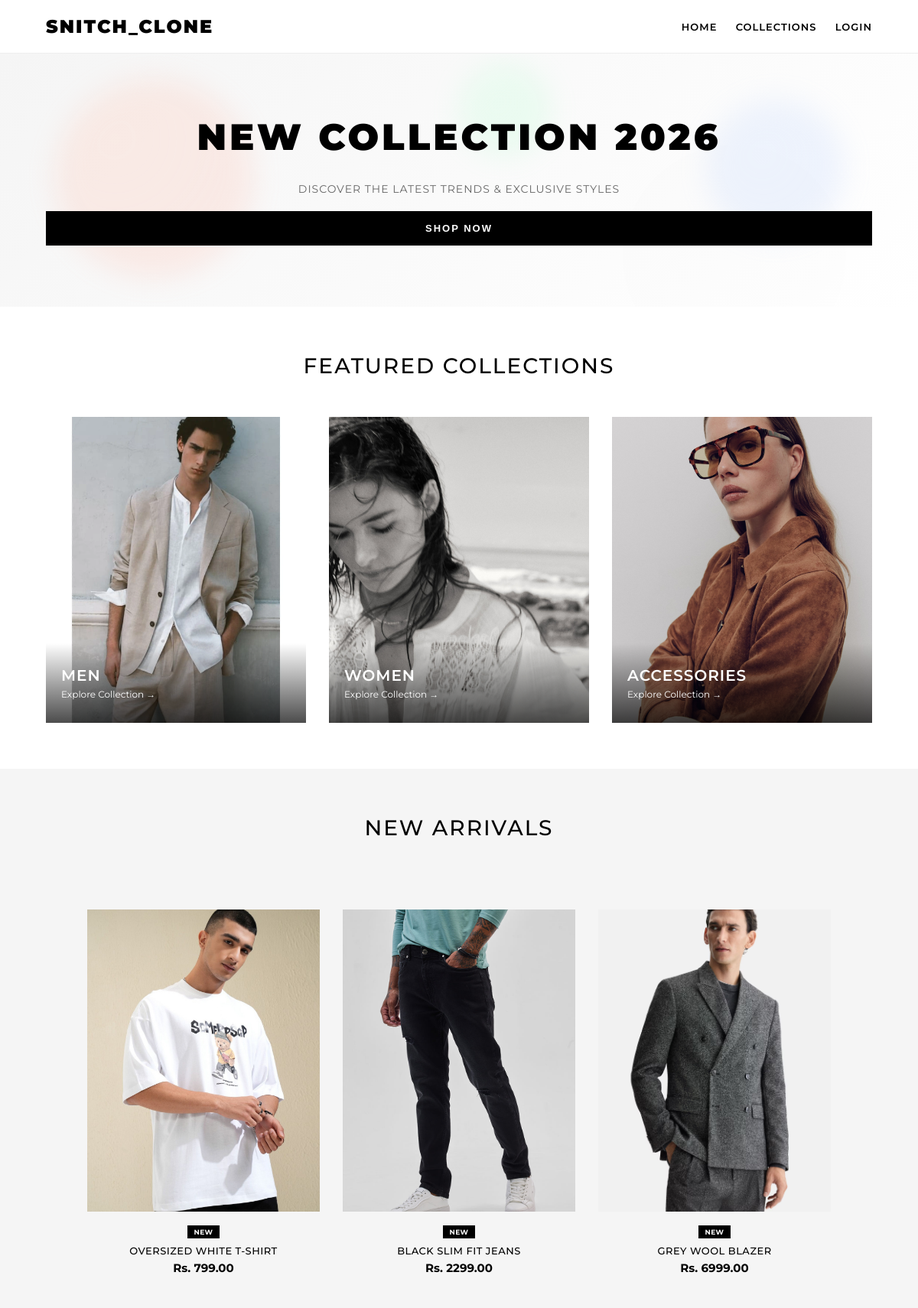
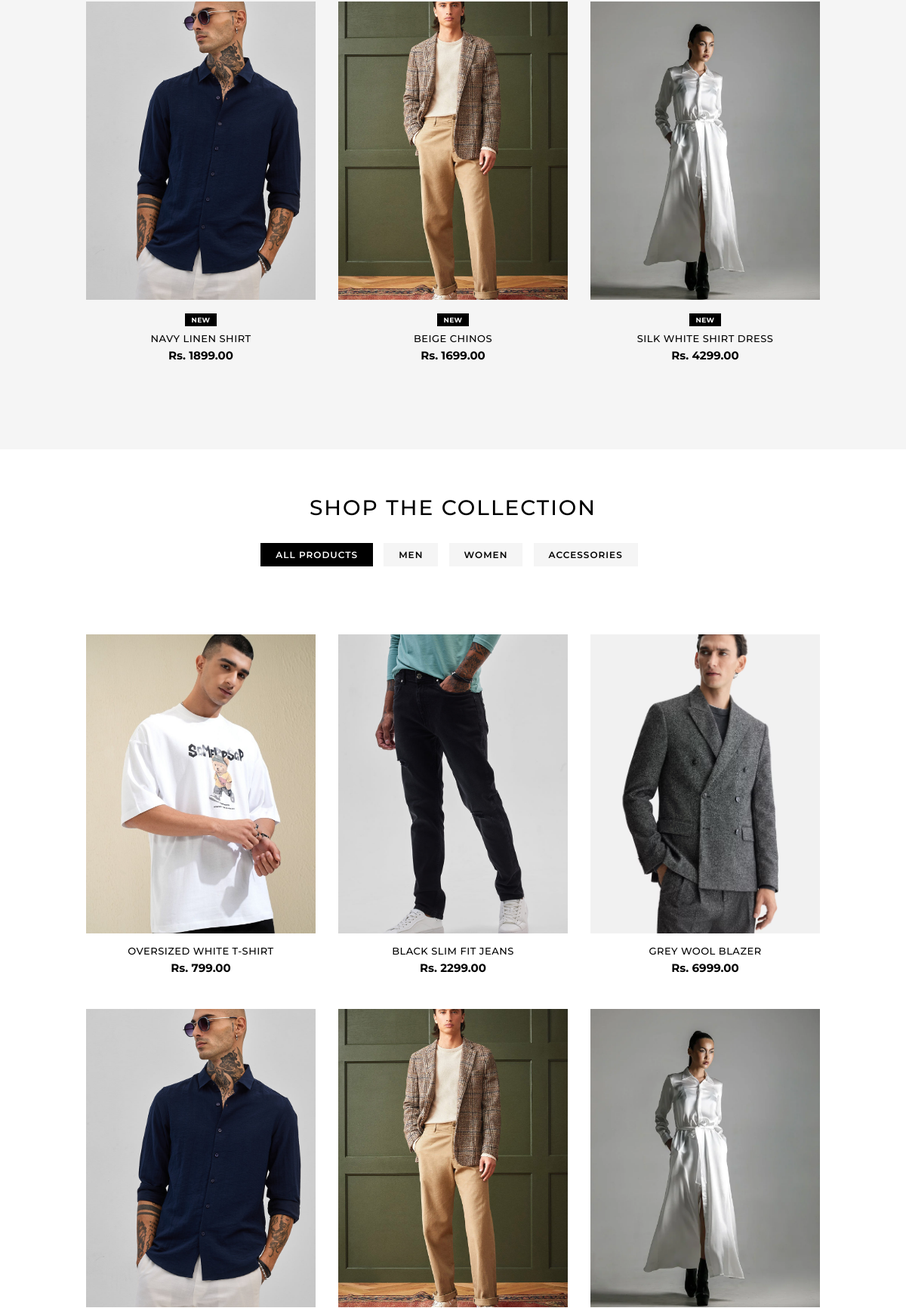
The page / (upper part) on the database its author committed (2 pictures, top to bottom).
### store/models.py (models this page shows, shortened)
class Category(models.Model):
    name = models.CharField(max_length=100)
    description = models.TextField(blank=True)
    image = models.ImageField(upload_to='categories/', blank=True)
    class Meta:
        verbose_name_plural = "Categories"

class Product(models.Model):
    name = models.CharField(max_length=200)
    price = models.DecimalField(max_digits=10, decimal_places=2)
    image_main = models.ImageField(upload_to='products/')
    image_hover = models.ImageField(upload_to='products/')
    description = models.TextField(blank=True)
    stock = models.IntegerField(default=10)
    is_new = models.BooleanField(default=True)
    category = models.ForeignKey(Category, on_delete=models.SET_NULL, null=True, blank=True)

### store/views.py (the view)
# urls.py: 2. Add a URL to urlpatterns:  path('', views.home, name='home')
def home(request):
    category_id = request.GET.get('category')
    if category_id:
        products = Product.objects.filter(category_id=category_id)
    else:
        products = Product.objects.all()
    categories = Category.objects.all()
    new_products = Product.objects.filter(is_new=True)[:6]
    return render(request, 'home.html', {
        'products': products,
        'categories': categories,
        'new_products': new_products,
        'selected_category': category_id
    })

### templates/home.html (shortened to what this page needs)
{% extends 'base.html' %}
{% block content %}
<div class="hero" style="background: linear-gradient(135deg, #f5f5f5 0%, #ffffff 100%); padding: 80px 5%; text-align: center;">
    <div class="hero-decor">
        <div class="float float-1"></div>
        <div class="float float-2"></div>
        <div class="float float-3"></div>
    </div>
    <h1 class="hero-title" style="font-size: 48px; font-weight: 900; letter-spacing: 4px; margin: 0 0 20px 0;">NEW COLLECTION 2026</h1>
    <p class="hero-sub" style="font-size: 14px; color: #666; letter-spacing: 1px; margin: 0 0 30px 0;">DISCOVER THE LATEST TRENDS & EXCLUSIVE STYLES</p>
    <a href="#shop" style="text-decoration: none;">
        <button class="btn-black hero-cta" style="padding: 15px 40px; font-size: 13px;">SHOP NOW</button>
    </a>
</div>
<div style="padding: 60px 5%;">
    <h2 style="text-align: center; font-size: 28px; font-weight: 500; text-transform: uppercase; letter-spacing: 2px; margin: 0 0 50px 0;">Featured Collections</h2>
    <div style="display: grid; grid-template-columns: repeat(auto-fit, minmax(250px, 1fr)); gap: 30px; max-width: 1200px; margin: 0 auto;">
        {% for category in categories %}
        <a href="?category={{ category.id }}" style="text-decoration: none; color: inherit;">
            <div style="position: relative; cursor: pointer; overflow: hidden; height: 400px; background: #f5f5f5;">
                {% if category.image %}
                    <img src="{{ category.image.url }}" style="width: 100%; height: 100%; object-fit: cover; transition: transform 0.5s ease;">
                {% else %}
                    <div style="width: 100%; height: 100%; display: flex; align-items: center; justify-content: center; background: #f0f0f0;">
                        <span style="font-size: 60px; color: #ddd;">📦</span>
                    </div>
                {% endif %}
                <div style="position: absolute; bottom: 0; left: 0; right: 0; background: linear-gradient(to top, rgba(0,0,0,0.7), transparent); padding: 30px 20px; color: white;">
                    <h3 style="font-size: 20px; font-weight: 600; text-transform: uppercase; letter-spacing: 1px; margin: 0;">{{ category.name }}</h3>
                    <p style="font-size: 12px; margin: 5px 0 0 0;">Explore Collection →</p>
                </div>
            </div>
        </a>
        {% endfor %}
    </div>
</div>
{% if new_products %}
<div style="padding: 60px 5%; background: #f5f5f5;">
    <h2 style="text-align: center; font-size: 28px; font-weight: 500; text-transform: uppercase; letter-spacing: 2px; margin: 0 0 50px 0;">New Arrivals</h2>
    <div class="product-grid" style="max-width: 1200px; margin: 0 auto;">
        {% for p in new_products %}
        <a href="{% url 'product_detail' p.id %}" style="text-decoration: none; color: inherit;">
            <div class="product-card">
                <div class="img-wrapper">
                    <img src="{{ p.image_main.url }}" class="img-main">
                </div>
                <div class="product-info">
                    <div style="display: inline-block; background: #000; color: #fff; padding: 3px 8px; font-size: 9px; font-weight: 700; text-transform: uppercase; letter-spacing: 0.5px; margin-bottom: 8px;">New</div>
                    <div class="product-name">{{ p.name|upper }}</div>
                    <div class="product-price">Rs. {{ p.price }}</div>
                </div>
            </div>
        </a>
        {% endfor %}
    </div>
</div>
{% endif %}
<div style="padding: 60px 5%;">
    <h2 id="shop" style="text-align: center; font-size: 28px; font-weight: 500; text-transform: uppercase; letter-spacing: 2px; margin: 0 0 30px 0;">Shop The Collection</h2>
    <div style="text-align: center; margin-bottom: 40px;">
        <a href="{% url 'home' %}" style="text-decoration: none;">
            <button class="cat-btn {% if not selected_category %}cat-btn-active{% endif %}">
                ALL PRODUCTS
            </button>
        </a>
        {% for category in categories %}
        <a href="?category={{ category.id }}" style="text-decoration: none;">
            <button class="cat-btn {% if selected_category|add:0 == category.id %}cat-btn-active{% endif %}">
                {{ category.name|upper }}
            </button>
        </a>
        {% endfor %}
    </div>
    <div class="product-grid" style="max-width: 1200px; margin: 0 auto;">
        {% for p in products %}
        <a href="{% url 'product_detail' p.id %}" style="text-decoration: none; color: inherit;">
            <div class="product-card">
                <div class="img-wrapper">
                    <img src="{{ p.image_main.url }}" class="img-main">
                </div>
                <div class="product-info">
                    <div class="product-name">{{ p.name|upper }}</div>
                    <div class="product-price">Rs. {{ p.price }}</div>
                </div>
            </div>
        </a>
        {% empty %}
        <div style="grid-column: 1/-1; text-align: center; padding: 40px;">
            <p style="font-size: 16px; color: #666;">No products in this category yet.</p>
        </div>
        {% endfor %}
    </div>
</div>
{% endblock %}

### templates/base.html (shortened to what this page needs)
{% load static %}
<!DOCTYPE html>
<html>
<head>
    <link rel="stylesheet" href="{% static 'css/store_style.css' %}">
</head>
<body>
    <nav>
        <a href="/" class="logo">SNITCH_CLONE</a>
        <div class="nav-links">
            <a href="{% url 'home' %}">Home</a>
            <a href="#">Collections</a>
            {% if user.is_authenticated %}
                <a href="{% url 'profile' %}" style="margin-left:20px; font-weight:600; letter-spacing:1px; text-transform:uppercase; text-decoration:none; color:inherit;">Profile</a>
                <form method="post" action="{% url 'logout' %}" style="display:inline; margin:0;">
                    {% csrf_token %}
                    <button type="submit" style="background:transparent; border:none; color:inherit; font:inherit; cursor:pointer; padding:0; margin-left:16px; text-transform:uppercase; font-weight:600; letter-spacing:1px;">Logout ({{ user.username }})</button>
                </form>
            {% else %}
                <a href="{% url 'login' %}">Login</a>
            {% endif %}
        </div>
    </nav>
    {% block content %}{% endblock %}
</body>
</html>

### static/css/store_style.css (style rules this page uses)
:root { --black: #000000; --white: #ffffff; --grey: #f5f5f5; --light-border: #eeeeee; }
body { font-family: 'Montserrat', sans-serif; margin: 0; background-color: var(--white); color: var(--black); text-rendering: optimizeLegibility; }
nav { display: flex; justify-content: space-between; align-items: center; padding: 15px 5%; background: var(--white); border-bottom: 1px solid var(--light-border); position: sticky; top: 0; z-index: 1000; }
.logo { font-weight: 900; font-size: 26px; letter-spacing: 4px; text-decoration: none; color: var(--black); }
.nav-links a { text-decoration: none; color: var(--black); margin-left: 25px; font-size: 12px; font-weight: 600; text-transform: uppercase; letter-spacing: 1px; }
.product-grid { display: grid; grid-template-columns: repeat(auto-fit, minmax(280px, 1fr)); gap: 30px; padding: 40px 5%; }
.product-card { position: relative; cursor: pointer; transition: transform 0.3s ease; }
.img-wrapper { position: relative; width: 100%; padding-top: 130%; overflow: hidden; background: var(--grey); }
.img-wrapper img { position: absolute; top: 0; left: 0; width: 100%; height: 100%; object-fit: cover; }
.product-info { padding: 15px 0; text-align: left; }
.product-name { font-size: 13px; font-weight: 500; text-transform: uppercase; margin-bottom: 5px; letter-spacing: 0.5px; }
.product-price { font-weight: 700; font-size: 15px; }
.btn-black { background: var(--black); color: var(--white); border: none; padding: 15px 20px; width: 100%; font-weight: bold; text-transform: uppercase; letter-spacing: 2px; cursor: pointer; transition: 0.3s; }
.hero { position: relative; overflow: hidden; }
.hero-title { opacity: 0; transform: translateY(20px); animation: slideUp 0.9s cubic-bezier(.2,.8,.2,1) forwards; }
.hero-sub { opacity: 0; transform: translateY(10px); animation: fadeIn 1s ease 0.25s forwards; }
.hero-cta { opacity: 0; transform: scale(0.98); animation: btnPop 0.6s ease 0.5s forwards, pulse 2.6s ease 2s infinite; }
.hero { background: linear-gradient(135deg, #f5f5f5 0%, #ffffff 100%); background-size: 200% 200%; animation: bgShift 12s ease infinite; }
.hero::before { content: ""; position: absolute; inset: 0; background: radial-gradient(circle at 10% 20%, rgba(255,255,255,0.06), transparent 10%), radial-gradient(circle at 80% 80%, rgba(0,0,0,0.03), transparent 18%); mix-blend-mode: overlay; pointer-events: none; opacity: 0.95; transform: translateZ(0); animation: floaty 6s ease-in-out infinite; }
.hero-decor { position: absolute; inset: 0; pointer-events: none; overflow: visible; }
.hero-decor .float { position: absolute; border-radius: 50%; filter: blur(18px); opacity: 0.28; transform: translate3d(0,0,0); }
.hero-decor .float-1 { width: 260px; height: 260px; left: 6%; top: 10%; background: radial-gradient(circle at 30% 30%, rgba(255,200,180,0.95), rgba(255,160,140,0.6)); animation: floatMove1 8s ease-in-out infinite; }
.hero-decor .float-2 { width: 180px; height: 180px; right: 8%; top: 18%; background: radial-gradient(circle at 40% 40%, rgba(200,220,255,0.95), rgba(160,190,255,0.6)); animation: floatMove2 10s ease-in-out infinite; }
.hero-decor .float-3 { width: 120px; height: 120px; left: 50%; top: 4%; background: radial-gradient(circle at 40% 40%, rgba(200,255,220,0.95), rgba(140,255,180,0.6)); animation: floatMove3 7s ease-in-out infinite; }

### templates/base.html (style rules this page uses)
body { font-family: 'Montserrat', sans-serif; margin: 0; background: #fff; }
nav { display: flex; justify-content: space-between; padding: 20px 5%; border-bottom: 1px solid #eee; position: sticky; top: 0; background: white; z-index: 100; }
.logo { font-weight: 900; font-size: 24px; letter-spacing: 2px; text-decoration: none; color: #000; }
.nav-links a { text-decoration: none; color: #000; margin-left: 20px; font-size: 13px; text-transform: uppercase; }
.product-info { text-align: center; padding: 15px; }
.btn-black { background: #000; color: #fff; border: none; padding: 15px 30px; cursor: pointer; width: 100%; text-transform: uppercase; }

### templates/home.html (style rules this page uses)
.img-wrapper { position: relative; overflow: hidden; }
.img-wrapper img.img-main { width: 100%; height: 100%; object-fit: cover; opacity: 1; }
.cat-btn { background: #f5f5f5; color: #000; border: none; padding: 8px 20px; margin-right: 10px; margin-bottom: 10px; cursor: pointer; font-family: 'Montserrat', sans-serif; font-size: 12px; text-transform: uppercase; font-weight: 600; letter-spacing: 1px; transition: 0.3s; }
.cat-btn-active { background: #000 !important; color: #fff !important; }

### rows shown on the page
Category: image (picture), name "MEN"
Category: image (picture), name "WOMEN"
Category: image (picture), name "ACCESSORIES"
Product: image_main (picture), name "OVERSIZED WHITE T-SHIRT", price "799.00"
Product: image_main (picture), name "BLACK SLIM FIT JEANS", price "2299.00"
Product: image_main (picture), name "GREY WOOL BLAZER", price "6999.00"
Product: image_main (picture), name "NAVY LINEN SHIRT", price "1899.00"
Product: image_main (picture), name "BEIGE CHINOS", price "1699.00"
Product: image_main (picture), name "SILK WHITE SHIRT DRESS", price "4299.00"
